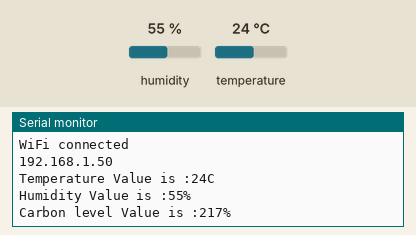
Recording of a sketch running on a simulated ESP8266 (NodeMCU). Parts: the last lines printed to the serial monitor. The test bench sets the inputs (shaded band); at power-on: humidity 55 %, temperature 24 °C. WiFi joins after 1.5 s; servers stay silent unless stated; random numbers use the default seed unless the sketch sets one.

Above: at 2.7 s.
2.8 s: humidity set to 22 %
At 4.7 s:
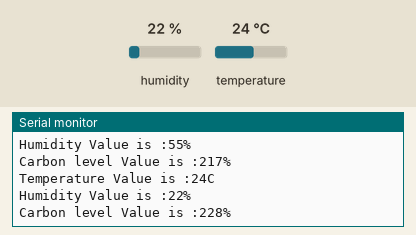
5.8 s: temperature set to 12 °C
At 6.7 s:
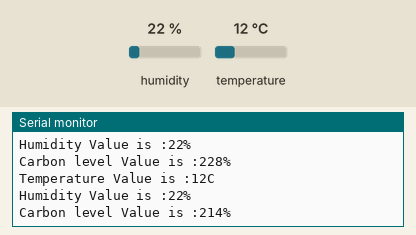
8.8 s: humidity set to 40 %
At 11.9 s:
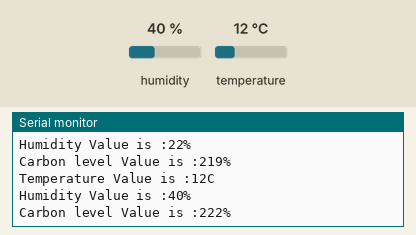
Timing chart, 0 to 13.4 s (numbered marks = the images above; inputs shaded):
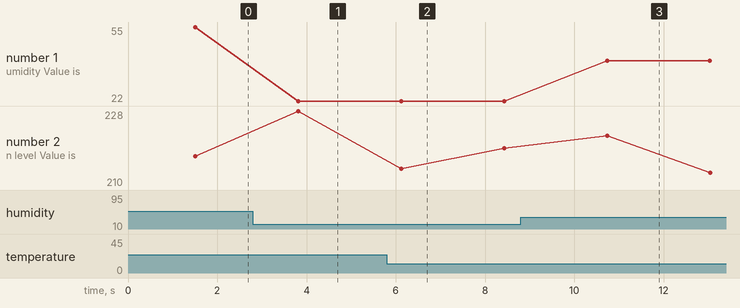

The sketch:

KarnenRandomSampling.ino
```cpp
#include <ESP8266WiFi.h> //library Wifi NodeMCU ESP8266
#include <WiFiClient.h> //library client
#include <DHT.h> //library DHT
#include <ThingSpeak.h> //library platform thingspeak

#define DHTPIN D2 // mendefinisikan pin 0 sebagai pin DHT
#define DHTTYPE DHT22 //mendefinisikan type dari DHT
DHT dht(DHTPIN, DHTTYPE); //mengatur pin DHT dan type DHT
int smokeA0 = A0;
int anemopin = 9;
int analogSensor;
float knot;
float debu;
const char *ssid = "kokokiki"; //setting nama wifi router
const char *password = "kokokiki"; //password wifi router
WiFiClient client; //mengecek jika client sudah terhubung

unsigned long myChannelNumber = 1618111; //ID akun ThingSpeak
const char * myWriteAPIKey = "4I993TO2N95TYSLJ"; //memasukan apikey
uint8_t temperature, humidity, dioksida; //temperature dan humidity dengan tipe unsigned 8-bit.

void setup() {
  Serial.begin(115200); //memulai komunikasi serial dengan baud rate 115200
  dht.begin(); //memulai sensor DHT.
  pinMode(smokeA0, INPUT);
  Serial.println();
  Serial.print("Connecting to ");
  Serial.println(ssid);
  WiFi.begin(ssid, password); //menghubungkan dengan wifi router
  while (WiFi.status() != WL_CONNECTED) //Cek koneksi Wifi.
  {
    delay(500);
    Serial.print(".");
  }
  Serial.println("");
  Serial.println("WiFi connected");
  Serial.println(WiFi.localIP());
  ThingSpeak.begin(client); //melakukan inisialisasi ke thingspeak
}

void loop()
{
  temperature = dht.readTemperature(); //membaca suhu pada sensor DHT11
  humidity = dht.readHumidity(); //membaca kelembaban sensor DHT11
  //analogSensor  = analogRead(smokeA0);
  //temperature   = random(28, 31);
  //humidity      = random(50, 68);
  analogSensor  = random(210, 230);
  knot          = random(0, 0.001);
  dioksida      = random(500, 605);
  debu          = random(6, 21);

  Serial.print("Temperature Value is :");
  Serial.print(temperature);
  Serial.println("C");

  Serial.print("Humidity Value is :");
  Serial.print(humidity);
  Serial.println("%");
   Serial.print("Carbon level Value is :");
  Serial.print(analogSensor);
  Serial.println("%");

  ThingSpeak.writeField(myChannelNumber, 1, temperature, myWriteAPIKey);
  ThingSpeak.writeField(myChannelNumber, 2, humidity, myWriteAPIKey);
  ThingSpeak.writeField(myChannelNumber, 3, analogSensor, myWriteAPIKey);
  ThingSpeak.writeField(myChannelNumber, 4, knot, myWriteAPIKey);
  ThingSpeak.writeField(myChannelNumber, 5, dioksida, myWriteAPIKey);
  ThingSpeak.writeField(myChannelNumber, 6, dioksida, myWriteAPIKey);
  //data akan tampilkan pada thingspeak sesuai dengan akun yang dihubungkan
  delay(500);
}
```

Measured:
- after the input at 2.8 s, the serial monitor: prints a new line after 1.0 s (image 1)
- after the input at 5.8 s, the serial monitor: prints a new line after 0.32 s (image 2)
- after the input at 8.8 s, the serial monitor: prints a new line after 1.9 s (image 3)
- plotted number 1: 55 → 22 after the input at 2.8 s, 22 → 40 after the input at 8.8 s
